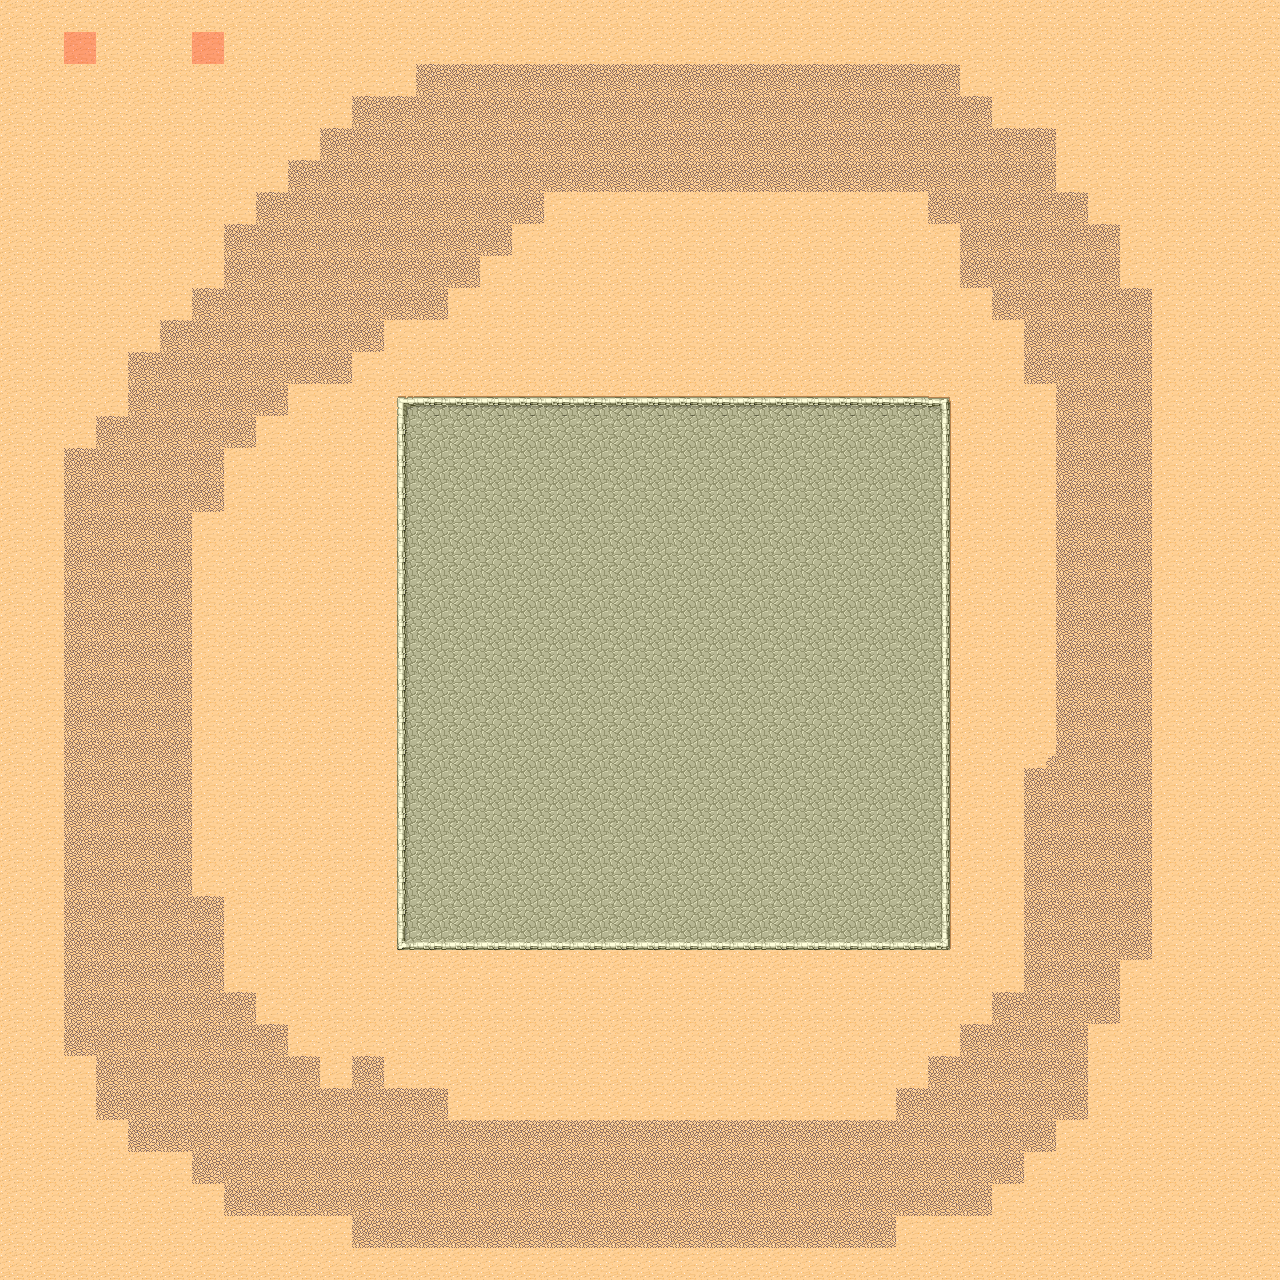

Tiled map render using the project's own tile images. Description and the map definition, with tile-layer contents summarised, below:
An orthogonal 40x40 tile map with 32x32 px tiles, 2 tile layers (Ground, RedPellets), 2 hidden layers not drawn, 2 tilesets.

<map version="1.0" orientation="orthogonal" width="40" height="40" tilewidth="32" tileheight="32">
 <tileset firstgid="1" name="Desert" tilewidth="32" tileheight="32" spacing="1" margin="1">
  <image source="tmw_desert_spacing.png" width="265" height="199" />
  <tile id="0">
   <properties>
    <property name="obstacle" value="1" />
   </properties>
  </tile>
  <tile id="30">
   <properties>
    <property name="bluefood" value="2" />
    <property name="greenfood" value="3" />
    <property name="redfood" value="1" />
   </properties>
  </tile>
  <tile id="38">
   <properties>
    <property name="Creatercolour" value="1" />
   </properties>
  </tile>
 </tileset>
 <tileset firstgid="49" name="test" tilewidth="32" tileheight="32">
  <image source="test.png" width="96" height="96" />
  <tile id="0">
   <properties>
    <property name="GreenFood" value="1" />
   </properties>
  </tile>
  <tile id="1">
   <properties>
    <property name="RedFood" value="1" />
   </properties>
  </tile>
  <tile id="2">
   <properties>
    <property name="BlueFood" value="1" />
   </properties>
  </tile>
  <tile id="3">
   <properties>
    <property name="GreenFood" value="2" />
   </properties>
  </tile>
  <tile id="4">
   <properties>
    <property name="RedFood" value="2" />
   </properties>
  </tile>
  <tile id="5">
   <properties>
    <property name="BlueFood" value="2" />
   </properties>
  </tile>
  <tile id="6">
   <properties>
    <property name="GreenFood" value="3" />
   </properties>
  </tile>
  <tile id="7">
   <properties>
    <property name="RedFood" value="3" />
   </properties>
  </tile>
  <tile id="8">
   <properties>
    <property name="BlueFood" value="3" />
   </properties>
  </tile>
 </tileset>
 <layer name="Ground" width="40" height="40">
  <data>[1600 cells, 1600 non-empty, 12 distinct tile ids]</data>
 </layer>
 <layer name="RedPellets" width="40" height="40">
  <data>[1600 cells, 2 non-empty, 1 distinct tile ids]</data>
 </layer>
 <layer name="GreenPellets" width="40" height="40" visible="0">
  <data>[1600 cells, 0 non-empty, 0 distinct tile ids]</data>
 </layer>
 <layer name="BluePellets" width="40" height="40" visible="0">
  <data>[1600 cells, 0 non-empty, 0 distinct tile ids]</data>
 </layer>
</map>
